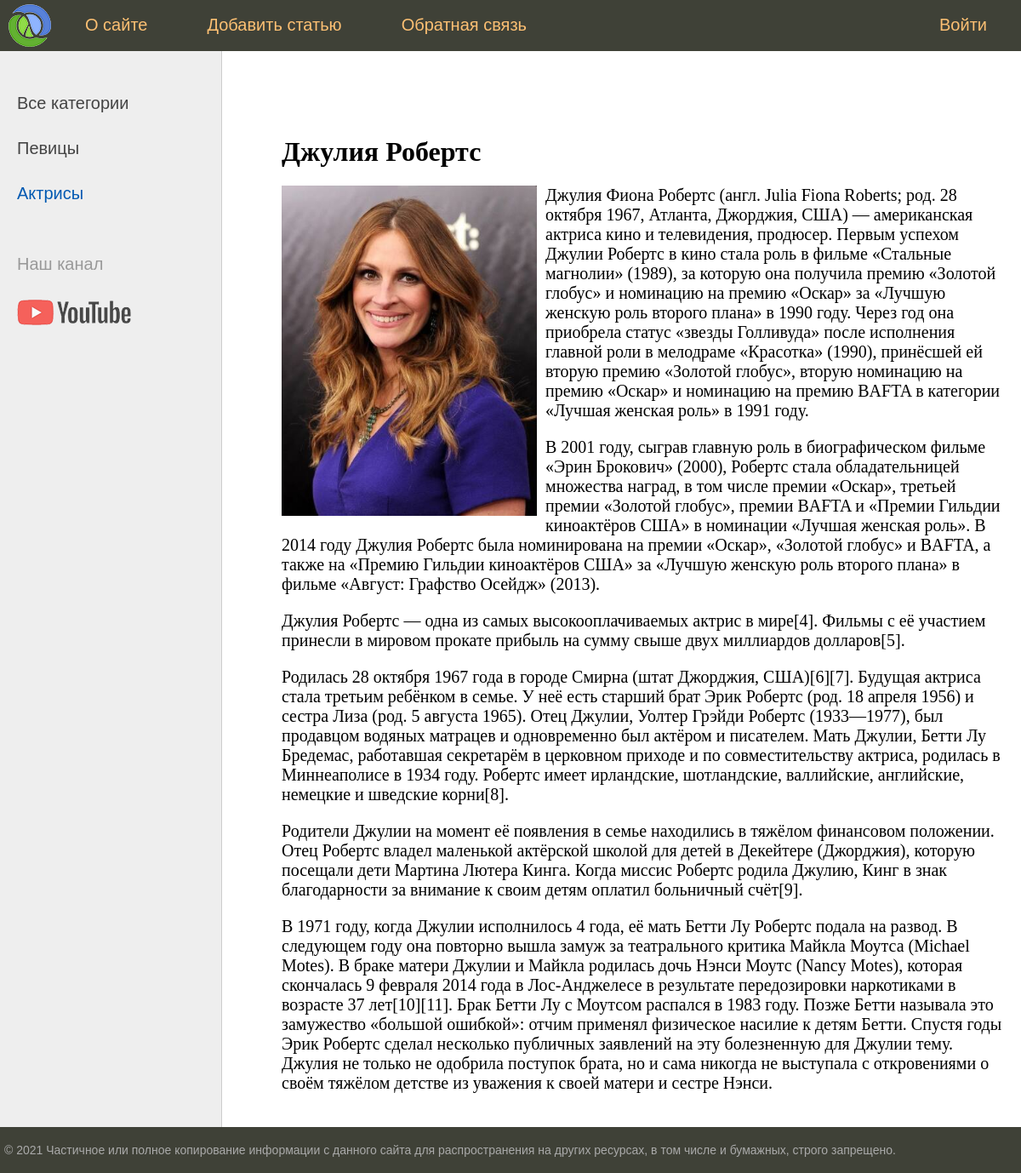
Page /post/dzhuliya-roberts/ on the committed database.
### women/models.py (models this page shows, shortened)
class Category(models.Model):
    name = models.CharField(max_length=100, db_index=True, verbose_name="Категория")
    slug = models.SlugField(max_length=255, unique=True, db_index=True, verbose_name="URL", null=True)
    class Meta:
        verbose_name = 'Категория'
        verbose_name_plural = 'Категории'
        ordering = ['id']
    def get_absolute_url(self):
        return reverse('category', kwargs={'cat_slug': self.slug})

class Women(models.Model):
    title = models.CharField(max_length=255, verbose_name="Заголовок")
    slug = models.SlugField(max_length=255, unique=True, db_index=True, null=True, verbose_name="URL")
    content = models.TextField(blank=True, verbose_name="Текст статьи")
    photo = models.ImageField(upload_to="photos/%Y/%m/%d/", verbose_name="Фото")
    time_create = models.DateTimeField(auto_now_add=True, verbose_name="Время создания")
    time_update = models.DateTimeField(auto_now=True, verbose_name="Время изменения")
    is_published = models.BooleanField(default=True, verbose_name="Публикация")
    cat = models.ForeignKey('Category', on_delete=models.PROTECT, null=True, verbose_name="Категории")
    class Meta:
        verbose_name = 'Известные женщины'
        verbose_name_plural = 'Известные женщины'
        ordering = ['time_create', 'title']

### women/views.py (the view)
# urls.py: path('post/<slug:post_slug>/', show_post, name='post'),
def show_post(request, post_slug):
    post = get_object_or_404(Women, slug=post_slug)
    context = {
        'post': post,
        'title': post.title,
        'cat_selected': post.cat_id,
    }
    return render(request, 'women/post.html', context=context)

### women/templatetags/women_tags.py (called while the page is built)
@register.inclusion_tag('women/list_categories.html')
def show_categories(sort=None, cat_selected=0):
    if not sort:
        cats = Category.objects.all()
    else:
        cats = Category.objects.order_by(sort)
    return {"cats": cats, "cat_selected": cat_selected}

@register.inclusion_tag('women/main_menu.html')
def main_menu():
    return {"menu": menu}

### women/templates/women/post.html
{% extends 'women/base.html' %}
{% block content %}
<h1>{{post.title}}</h1>
{% if post.photo %}
<p><img class="img-article-left" src="{{post.photo.url}}"></p>
{% endif %}
{{post.content|linebreaks}}
{% endblock %}

### women/templates/women/list_categories.html
{% for c in cats %}
         {% if c.pk == cat_selected %}
                   <li class="selected">{{c.name}}</li>
         {% else %}
                   <li><a href="{{ c.get_absolute_url }}">{{c.name}}</a></li>
         {% endif %}
{% endfor %}

### women/static/women/css/styles.css (style rules this page uses)
html, body { font-family: 'Arial'; margin: 0; padding: 0; height: 100%; width: 100%; color: #444; }
a { color: #0059b2; text-decoration: none; }
img { max-width: 600px; height: auto; }
img.img-article-left { max-width: 300px; height: auto; float: left; padding: 0 10px 10px 0; }
.left-chapters ul li { margin: 30px 0 0 0; color: #999; }
.left-chapters ul li.selected { color: #0059b2; }
.left-chapters ul li a { color: #444; text-decoration: none; }
.content-text h1 { font-size: 32px; }

### rows in the picture
Category: name "Певицы"
Category: name "Актрисы"
Women: title "Джулия Робертс", photo (picture), content "Джулия Фиона Робертс (англ. Julia Fiona Roberts; род. 28 октября 1967, Атланта, Джорджия, США) — американская актриса кино и телевидения, продюсер. Первым успехом Джулии Робертс в кино стала роль в фильме «Стальные магнолии» (1989), за которую она получила премию «Золотой глобус» и номинацию на премию «Оскар» за «Лучшую женскую роль второго плана» в 1990 году. Через год она приобрела статус «звезды Голливуда» после исполнения главной роли в мелодраме «Красотка» (1990), принёсшей ей вторую премию «Золотой глобус», вторую номинацию на премию «Оскар» и номинацию на премию BAFTA в категории «Лучшая женская роль» в 1991 году. В 2001 году, сыграв главную роль в биографическом фильме «Эрин…"

### other values in the picture
{{ m.title }} "О сайте" "Добавить статью" "Обратная связь"
{{ m.title }} "Войти"
